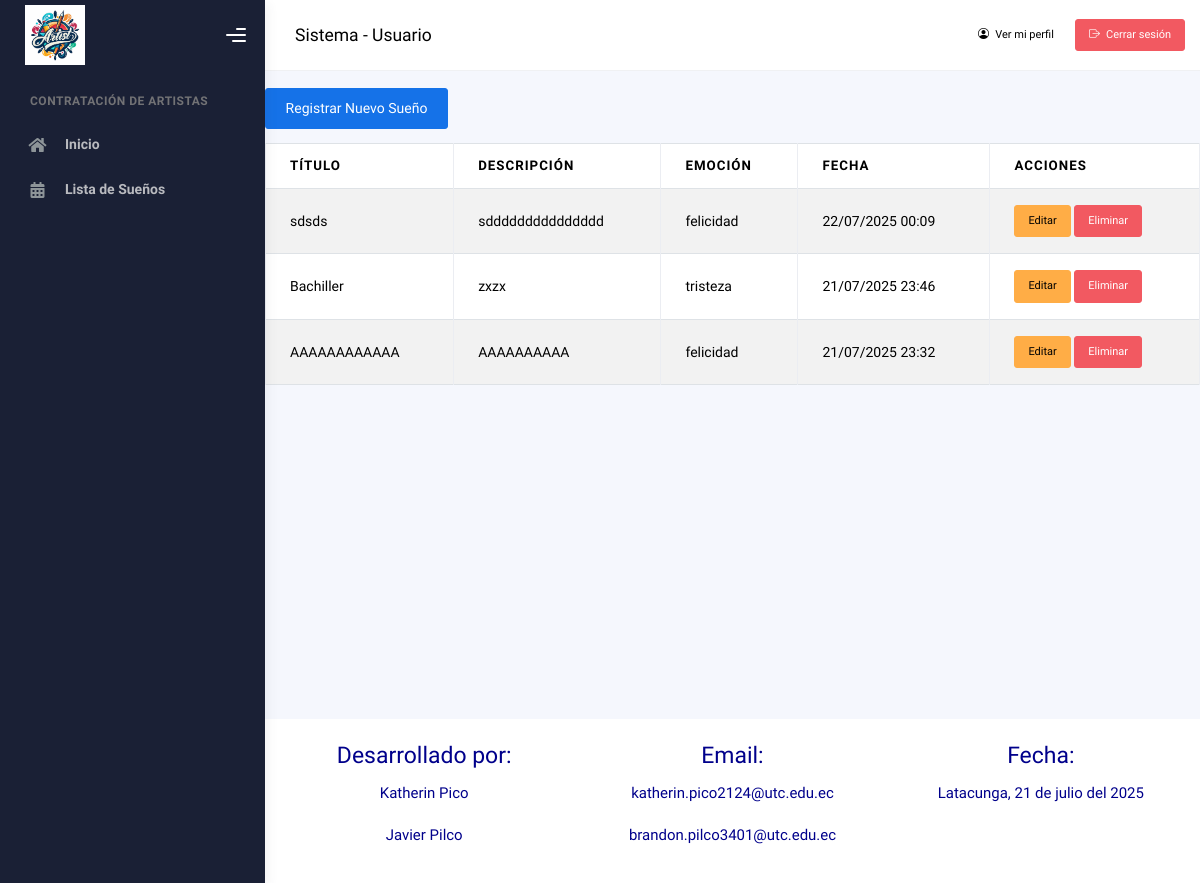
The app's page /usuario/suenos/ (signed in), older data.
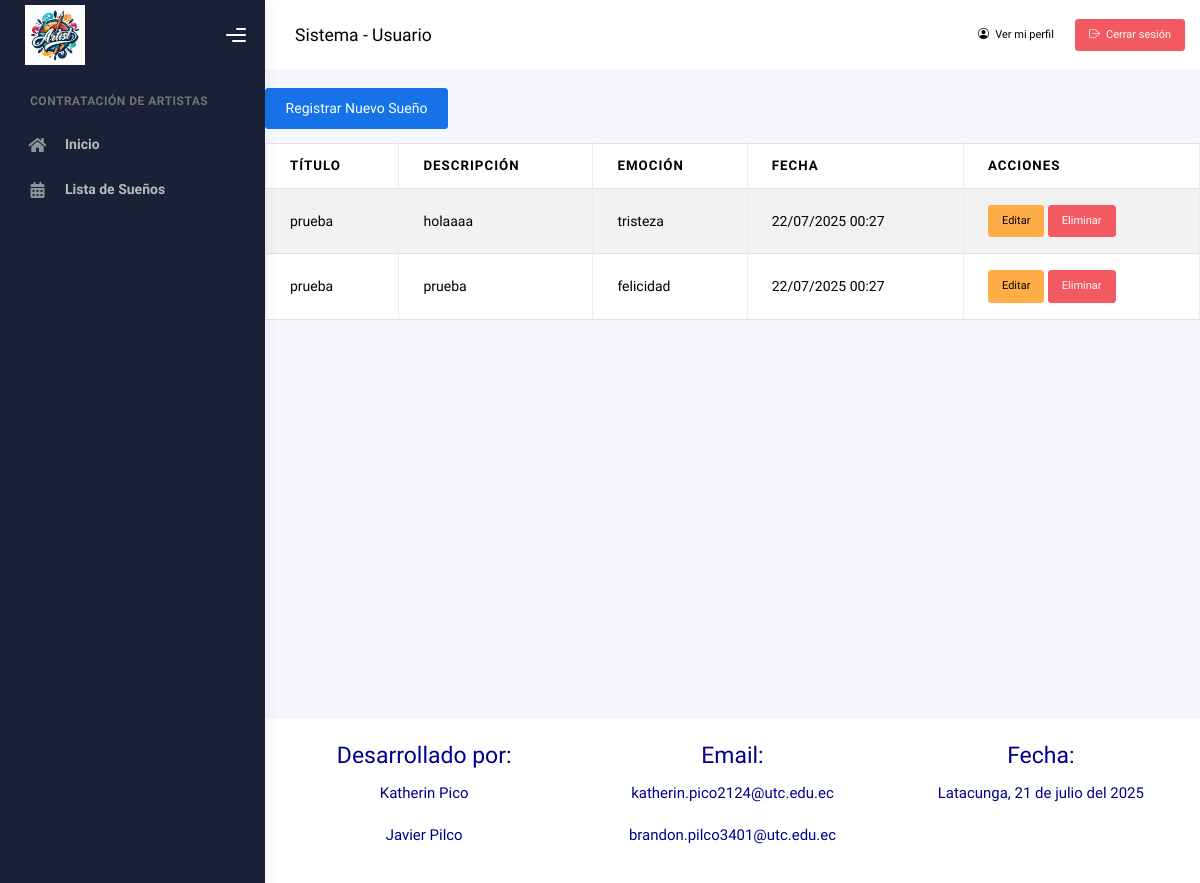
The same page, newer data.
### Aplicaciones/Sistema/models.py (models this page shows, shortened)
class Sueno(models.Model):
    usuario = models.ForeignKey(Usuario, on_delete=models.CASCADE, limit_choices_to={'rol': 'Usuario'})
    titulo = models.CharField(max_length=100)
    descripcion = models.TextField()
    emocion = models.ForeignKey(Emocion, on_delete=models.SET_NULL, null=True)
    fecha_creacion = models.DateTimeField(auto_now_add=True)
    class Meta:
        ordering = ['-fecha_creacion']

class Emocion(models.Model):
    nombre = models.CharField(max_length=50)
    descripcion = models.TextField(null=True, blank=True)
    valor = models.IntegerField(default=0)
    class Meta:
        ordering = ['nombre']

### Aplicaciones/Sistema/views.py (the view)
# urls.py: path('usuario/suenos/', views.listar_suenos, name='listar_suenos'),
def listar_suenos(request):
    usuario_id = request.session.get('usuario_id')
    if not usuario_id:
        return redirect('login')
    usuario = Usuario.objects.get(id=usuario_id)
    suenos = Sueno.objects.filter(usuario=usuario)
    return render(request, 'usuario/sueno/listarSuenos.html', {'suenos': suenos})

### Aplicaciones/Sistema/templates/usuario/sueno/listarSuenos.html (shortened to what this page needs)
{% extends 'usuario/plantilla.html' %}
{% load static %}
{% block contenido %}
<div class="container mt-5">
    <h2>Mis Sueños</h2>
    <a href="{% url 'nuevo_sueno' %}" class="btn btn-primary mb-3">Registrar Nuevo Sueño</a>
    <table class="table table-bordered table-striped">
        <thead>
            <tr>
                <th>Título</th>
                <th>Descripción</th>
                <th>Emoción</th>
                <th>Fecha</th>
                <th>Acciones</th>
            </tr>
        </thead>
        <tbody>
            {% for sueno in suenos %}
            <tr>
                <td>{{ sueno.titulo }}</td>
                <td>{{ sueno.descripcion }}</td>
                <td>{{ sueno.emocion.nombre }}</td>
                <td>{{ sueno.fecha_creacion|date:"d/m/Y H:i" }}</td>
                <td>
                    <a href="{% url 'editar_sueno' sueno.id %}" class="btn btn-warning btn-sm">Editar</a>
                    <a href="{% url 'eliminar_sueno' sueno.id %}" class="btn btn-danger btn-sm" onclick="return confirm('¿Estás seguro de eliminar este sueño?');">Eliminar</a>
                </td>
            </tr>
            {% empty %}
            <tr><td colspan="5">No has registrado sueños aún.</td></tr>
            {% endfor %}
        </tbody>
    </table>
</div>
{% endblock %}

Row changes from the older to the newer data that the page shows:
removed Sueno: titulo "sdsds", descripcion "sddddddddddddddd", emocion.nombre "felicidad", fecha_creacion "22/07/2025 00:09"
removed Sueno: titulo "Bachiller", descripcion "zxzx", emocion.nombre "tristeza", fecha_creacion "21/07/2025 23:46"
removed Sueno: titulo "AAAAAAAAAAAA", descripcion "AAAAAAAAAA", emocion.nombre "felicidad", fecha_creacion "21/07/2025 23:32"
added Sueno: titulo "prueba", descripcion "holaaaa", emocion.nombre "tristeza", fecha_creacion "22/07/2025 00:27"
added Sueno: titulo "prueba", descripcion "prueba", emocion.nombre "felicidad", fecha_creacion "22/07/2025 00:27"
